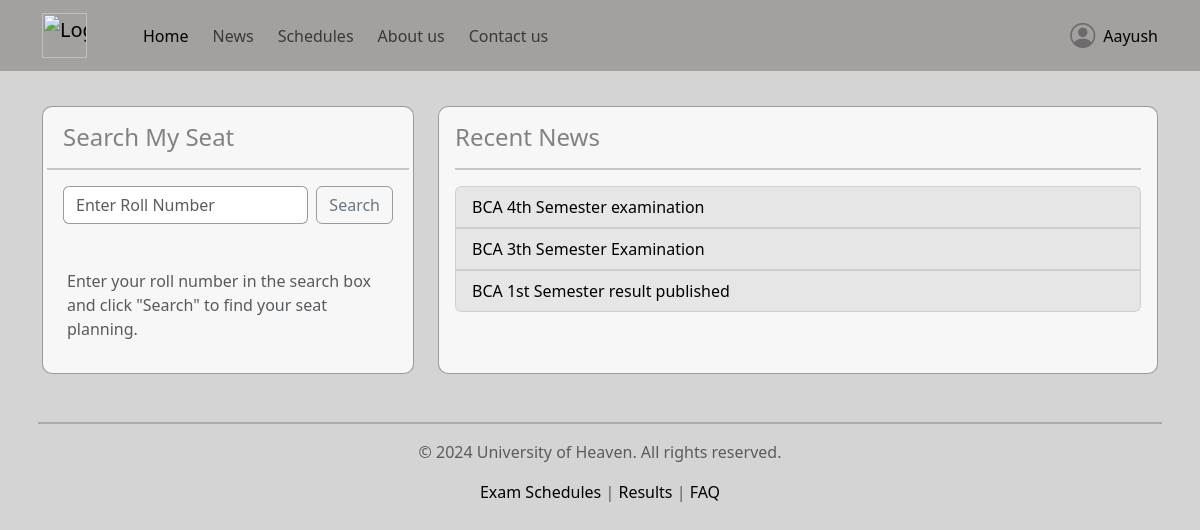
Screenshot of /app/index.php (signed in) with the database file from the repository.
### tables this page shows
CREATE TABLE `news` (
  `sn` int NOT NULL,
  `title` varchar(255) NOT NULL,
  `description` text NOT NULL,
  `image` varchar(255) NOT NULL,
  `created/edited_by` varchar(255) NOT NULL
);

### app/index.php (the view, shortened to what this page needs)
<?php
include 'connection.php';
$news_query = "SELECT * FROM `news`";
$result = mysqli_query($conn, $news_query);
$search_result = null;
$search_message = '';
$roll_no = '';
?>
<html lang="en">
<head>
    <link href="https://cdn.jsdelivr.net/npm/bootstrap@5.3.0/dist/css/bootstrap.min.css" rel="stylesheet">
</head>
<body>
    <?php include 'nav.php' ?>
    <div class="container flex-column flex-sm-row d-flex w-100 col-lg-7 gap-4 mt-3">
        <div class="container container_left col-lg-4 ps-2 pe-2" style="max-height: 400px;">
            <div class="row justify-content-center">
                <div class="container p-2">
                    <h4 class="ps-3 pt-2">Search My Seat</h4>
                    <hr>
                    <form method="GET" action="" class="d-flex flex-column flex-sm-row ps-3 pe-3 pb-3" role="search" autocomplete="off">
                        <input class="form-control search me-0 me-sm-2 mb-2 mb-sm-0" type="search" name="search" placeholder="Enter Roll Number" aria-label="Search" value="<?php echo htmlspecialchars($roll_no); ?>">
                        <button class="btn btn-search btn-outline-secondary" type="submit">Search</button>
                    </form>
                </div>
            </div>
            <div class="p-3 ">
                <?php if ($search_result && mysqli_num_rows($search_result) > 0): ?>
                    <?php $student = mysqli_fetch_assoc($search_result); ?>
                    <?php
                    $room_sn = $student['room_sn'];
                    $room_query = "SELECT room_no FROM `rooms` WHERE sn=$room_sn;";
                    $room_result = mysqli_query($conn, $room_query);
                    $rooms = mysqli_fetch_assoc($room_result);
                    ?>
                    <div class="card bg-milam  p-3">
                        <p class="card-text"><strong>Name:</strong> <?php echo htmlspecialchars($student['name']); ?></p>
                        <p class="card-text"><strong>Roll No:</strong> <?php echo htmlspecialchars($student['roll_no']); ?></p>
                        <p class="card-text"><strong>Room No:</strong> <?php echo htmlspecialchars($rooms['room_no']); ?></p>
                        <p class="card-text"><strong>Bench:</strong> <?php echo htmlspecialchars($student['bench_no']); ?></p>
                        <p class="card-text"><strong>Side:</strong> <?php echo htmlspecialchars($student['side']); ?></p>
                    </div>
                <?php elseif (!empty($search_message)): ?>
                    <div class="alert alert-warning" role="alert">
                        <?php echo htmlspecialchars($search_message); ?>
                    </div>
                <?php else: ?>
                    <p class="text-muted">Enter your roll number in the search box and click "Search" to find your seat planning.</p>
                <?php endif; ?>
            </div>
        </div>
        <div class="container container_right p-2">
            <div class="container p-2">
                <h4>Recent News</h4>
                <hr>
                <ul class="list-group" style="max-height: 296px; overflow-y:auto;">
                    <?php while ($row = mysqli_fetch_assoc($result)): ?>
                        <li class="list-group-item"><?php echo "<a href='news_view.php?sn={$row['sn']}'>{$row['title']}</a>"; ?></li>
                    <?php endwhile; ?>
                </ul>
            </div>
        </div>
    </div>
    <?php include 'footer.php' ?>
</body>
</html>

### app/style.css (style rules this page uses)
* { padding: 0; margin: 0; box-sizing: border-box; }
html, body { height: 100%; }
body { background-color: rgba(152, 149, 148, 0.399); color: rgba(32, 32, 32, 0.674); overflow-y: scroll; }
a { text-decoration: none; color: black; }
h4, h5, h1 { color: rgba(73, 70, 70, 0.662); }
.container_right { border: 1px solid rgba(59, 55, 55, 0.487); border-radius: 10px; background-color: #f7f7f7; }
hr { border: 1px solid #333; }

### rows the page displays
news: title "BCA 4th Semester examination"
news: title "BCA 3th Semester Examination"
news: title "BCA 1st Semester result published"

### other values shown
$username "Aayush"
